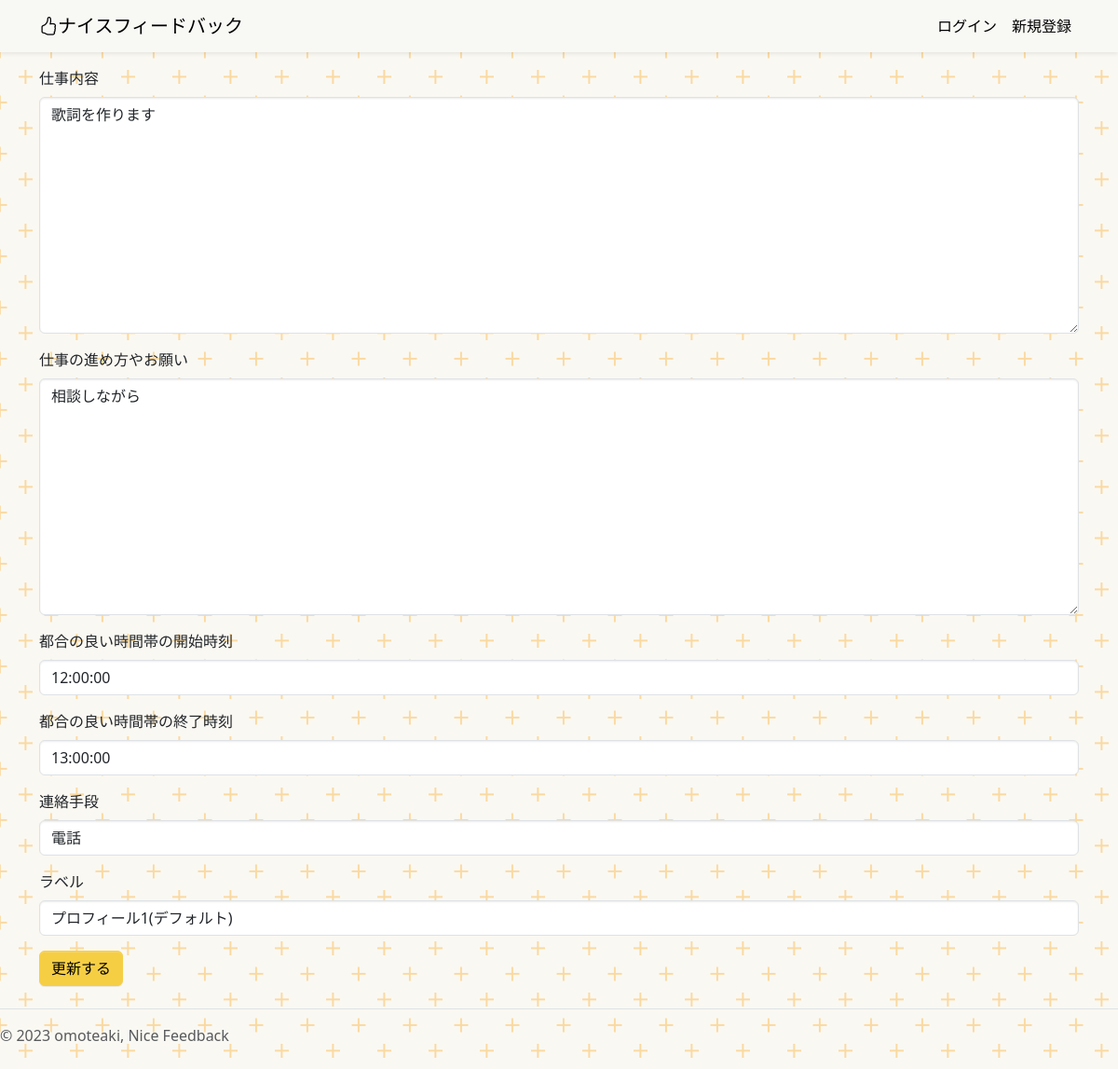
The app's page /account/profile-edit/1 with its own data.
### account/models.py (models this page shows, shortened)
class UserDetail(models.Model):
    profile = models.TextField(
        verbose_name="仕事内容"
    )
    rule = models.TextField(
        verbose_name="仕事の進め方やお願い"
    )
    convenient_time_from = models.TimeField(
        verbose_name="都合の良い時間帯の開始時刻",
    )
    convenient_time_to = models.TimeField(
        verbose_name="都合の良い時間帯の終了時刻",
    )
    CONTACT = (
        ("tel", "電話"),
        ("mail", "メール"),
        ("line", "ライン"),
        ("skype", "スカイプ"),
    )
    how_to_contact = models.CharField(
        verbose_name="連絡手段",
        max_length=50,
        choices=CONTACT
    )
    user = models.ForeignKey(
        CustomUser,
        verbose_name="ユーザー",
        on_delete=models.CASCADE,
        blank=True,
        null=True,
    )
    LABEL = (
        ("detail1", "プロフィール1(デフォルト)"),
        ("detail2", "プロフィール2"),
        ("detail3", "プロフィール3"),
    )
    label_select = models.CharField(
        verbose_name="ラベル",
        max_length=50,
        choices=LABEL
    )

### account/views.py (the view, shortened to what this page needs)
class UserDetailUpdate(UpdateView):
    model = UserDetail
    form_class = UserDetailForm
    template_name = "create_feedback_rule.html"
    success_url = reverse_lazy("project:index")
    def get_context_data(self, **kwargs):
        context = super().get_context_data(**kwargs)
        context["button_message"] = "更新する"
        return context

### account/forms.py
class UserDetailForm(ModelForm):
    class Meta:
        model = UserDetail
        exclude = ("user",)

### account/templates/create_feedback_rule.html
{% extends "base.html" %}
{% block contents %}
<div class="container">
  {% include "_form.html" %}
</div>
{% endblock %}

### project/templates/_form.html (shortened to what this page needs)
{% load widget_tweaks %}
<form action="" method="post">
  {% for field in form %}
  <div class="mb-3">
    <label class="form-label" for="{{field.id_for_label}}">{{field.label}}</label>
    {% render_field field class="form-control" %}
  </div>
  {% endfor %}
  <button type="submit" class="btn btn-primary">{{button_message}}</button>
</form>

### static/css/style.css (style rules this page uses)
body { position: relative; }

### records on screen
UserDetail: profile "歌詞を作ります" "相談しながら" "12:00:00" "13:00:00" "電話" "プロフィール1(デフォルト)"

### other values on screen
{{ field.label }} "仕事内容" "仕事の進め方やお願い" "都合の良い時間帯の開始時刻" "都合の良い時間帯の終了時刻" "連絡手段" "ラベル"
{{ button_message }} "更新する"
